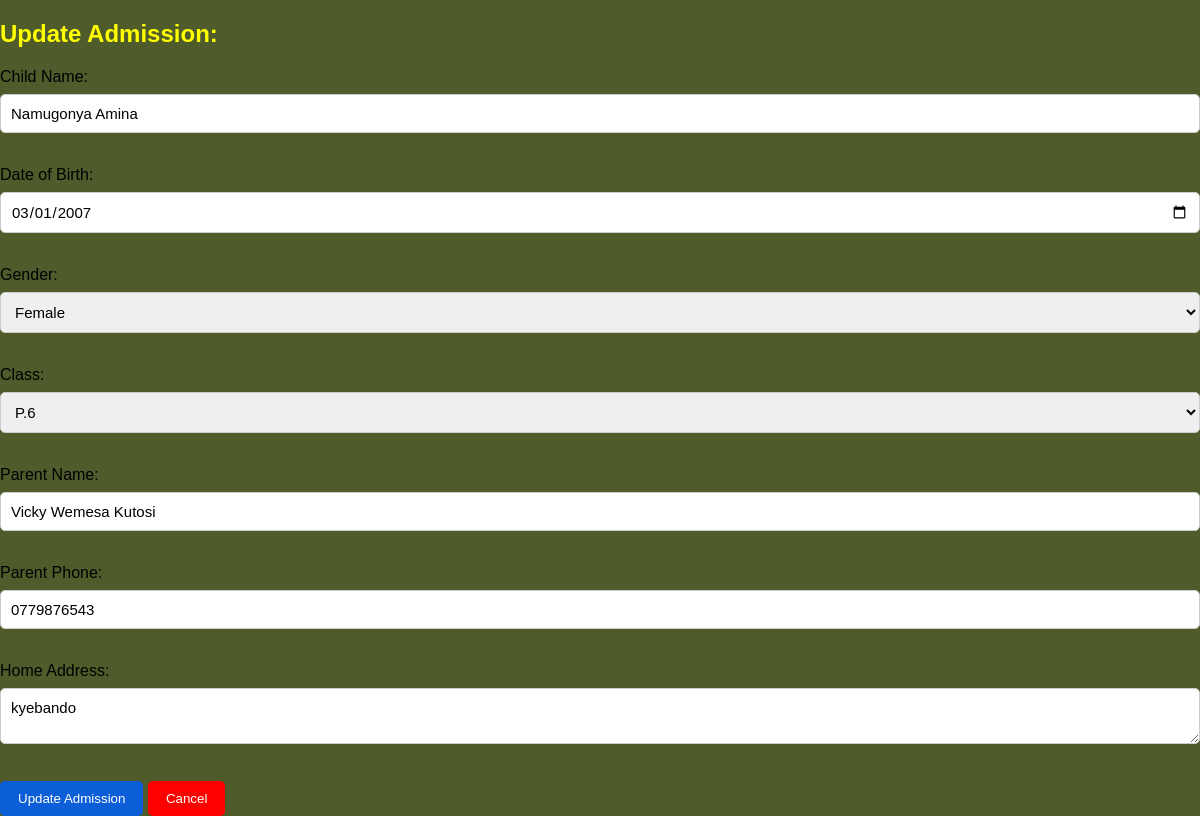
The app's page /update_view_admissions.php?id=2 (signed in) with its own data.
### tables this page shows
CREATE TABLE `admissions` (
  `id` int(11) NOT NULL,
  `admission_no` varchar(20) DEFAULT NULL,
  `childName` varchar(100) NOT NULL,
  `date_of_birth` date DEFAULT NULL,
  `gender` varchar(10) NOT NULL,
  `className` varchar(20) NOT NULL,
  `parentName` varchar(100) NOT NULL,
  `parentPhone` varchar(20) NOT NULL,
  `homeaddress` text DEFAULT NULL,
  `status` varchar(40) DEFAULT 'Pending Headteacher Approval',
  `created_at` timestamp NOT NULL DEFAULT current_timestamp()
);

### update_view_admissions.php (the view, shortened to what this page needs)
<?php
include "config.php";
$id = intval($_GET['id']);
$result = $conn->query("SELECT * FROM admissions WHERE id='$id'");
$row = $result->fetch_assoc();
?>
<!DOCTYPE html>
<html>
<head>
  <link rel="stylesheet" href="style1.css">
</head>
<body>
  <h2>Update Admission: <?php echo $row['admission_no']; ?></h2>
  <form method="POST">
    <label>Child Name:</label><br>
    <input type="text" name="childName" value="<?php echo $row['childName']; ?>" required><br><br>
    <label>Date of Birth:</label><br>
    <input type="date" name="date_of_birth" value="<?php echo $row['date_of_birth']; ?>" required><br><br>
    <label>Gender:</label><br>
    <select name="gender" required>
      <option value="Female" <?php if($row['gender']=='Female') echo 'selected'; ?>>Female</option>
    </select><br><br>
    <label>Class:</label><br>
    <select name="className" required>
      <?php
        $classes = ['Baby Class','Middle Class','Top Class','P.1','P.2','P.3','P.4','P.5','P.6','P.7'];
        foreach ($classes as $c) {
          $sel = ($row['className'] == $c) ? 'selected' : '';
          echo "<option value='$c' $sel>$c</option>";
        }
      ?>
    </select><br><br>
    <label>Parent Name:</label><br>
    <input type="text" name="parentName" value="<?php echo $row['parentName']; ?>" required><br><br>
    <label>Parent Phone:</label><br>
    <input type="text" name="parentPhone" value="<?php echo $row['parentPhone']; ?>" required><br><br>
    <label>Home Address:</label><br>
    <textarea name="homeaddress" required><?php echo $row['homeaddress']; ?></textarea><br><br>
    <button type="submit" name="updateBtn">Update Admission</button>
    <a href="view_admissions.php"><button style="background-color:red;">Cancel</button></a>
  </form>
</body>
</html>

### style1.css (style rules this page uses)
* { box-sizing: border-box; }
body { font-family: Arial, sans-serif; margin: 0; background: #4F5B2A; }
h1, h2, h3 { font-family: Poppins, Arial, sans-serif; }
button, .btn { background: #0b5ed7; color: white; padding: 10px 18px; border: none; border-radius: 5px; text-decoration: none; display: inline-block; cursor: pointer; font-family: Poppins, Arial, sans-serif; }
input, select, textarea { width: 100%; padding: 10px; margin: 8px 0 15px 0; border: 1px solid #ccc; border-radius: 5px; font-family: Arial, sans-serif; font-size: 15px; }

### update_view_admissions.php (style rules this page uses)
p,h2,h3 { color:yellow; }

### records on screen
admissions: childName "Namugonya Amina", date_of_birth "03/01/2007", gender "Female", parentName "Vicky Wemesa Kutosi", parentPhone "0779876543", homeaddress "kyebando"

### other values on screen
form field className "P.6"
